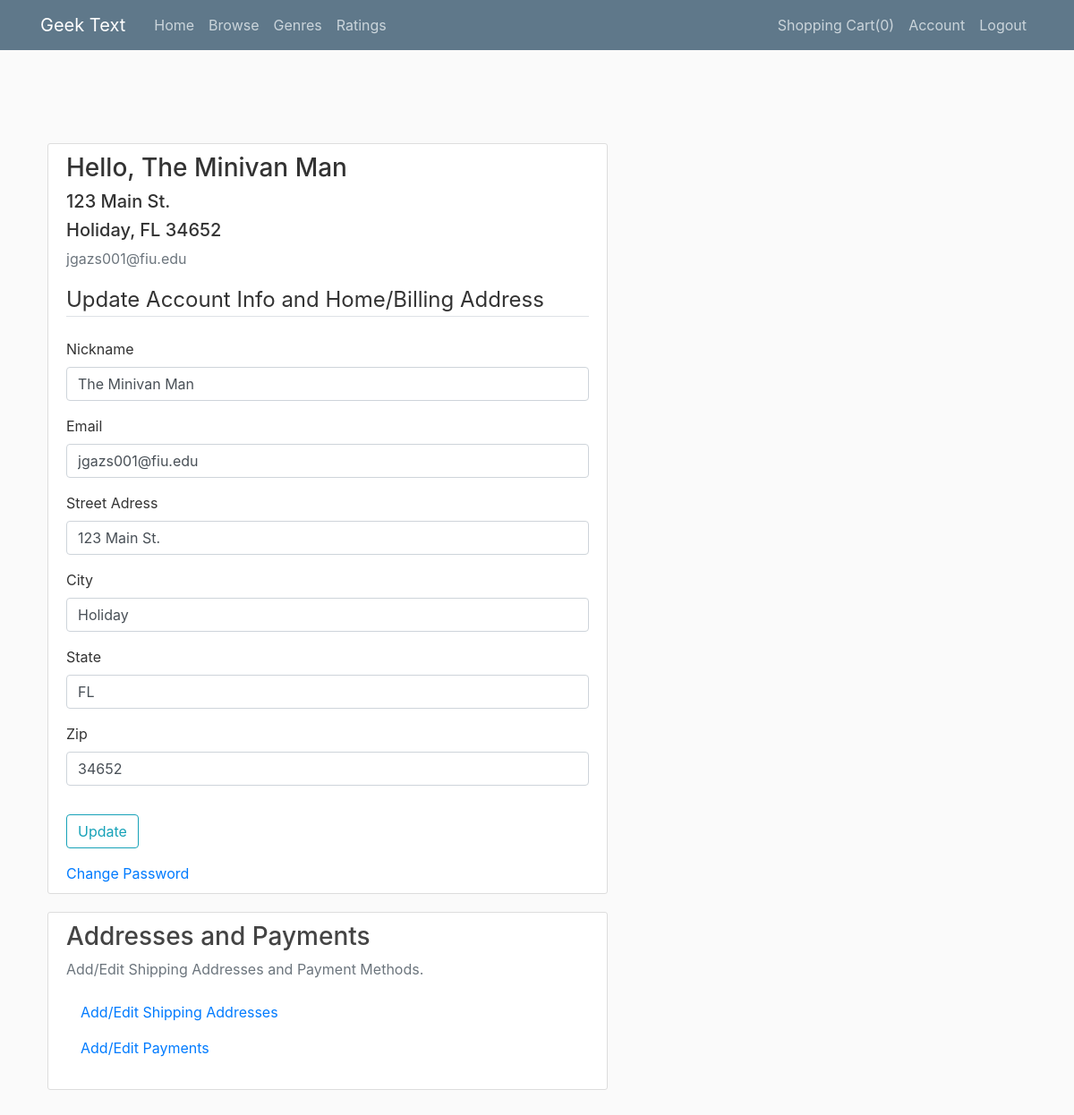
Page /account (signed in) on the committed database.
### bookstore/models.py (models this page shows, shortened)
class User(db.Model, UserMixin):
    id = db.Column(db.Integer, primary_key=True)
    username = db.Column(db.String(20), unique=True, nullable=False)
    email = db.Column(db.String(50), unique=True, nullable=False)
    password = db.Column(db.String(30), nullable=False)
    street = db.Column(db.String(60))
    city = db.Column(db.String(30))
    state = db.Column(db.String(2))
    zip = db.Column(db.String(5))
    addresses = db.relationship('ShippingAddress', backref='user')
    payments = db.relationship('PaymentMethod', backref='user')
    purchased = db.relationship('Purchases', backref='user')
    review = db.relationship('Reviews', backref='user')

### bookstore/routes.py (the view)
@app.route("/account", methods=['GET','POST'])
@login_required
def account():
    form = UpdateAccountForm()
    if form.validate_on_submit():
        current_user.username = form.username.data
        current_user.email = form.email.data
        current_user.street = form.street.data
        current_user.city = form.city.data
        current_user.zip = form.zip.data
        current_user.state = form.state.data
        db.session.commit()
        flash('Your account has been updated', 'success')
        return redirect(url_for('account'))
    elif request.method == 'GET':
        form.username.data = current_user.username
        form.email.data = current_user.email
        form.street.data = current_user.street
        form.city.data = current_user.city
        form.state.data = current_user.state
        form.zip.data = current_user.zip
    return render_template('account.html', title='Account', form=form)

### bookstore/forms.py (shortened to what this page needs)
class UpdateAccountForm(FlaskForm):
    username = StringField('Nickname', validators=[DataRequired(), Length(min=2, max=20)])
    email = StringField('Email', validators=[DataRequired(), Email()])
    street = StringField('Street Adress')
    city = StringField('City')
    zip = IntegerField('Zip', validators=[NumberRange(min=10000, max=99999)])
    state = StringField('State',validators=[Length(min=2, max=2), Regexp('[a-zA-Z][a-zA-Z]')])
    submit = SubmitField('Update')

### bookstore/models.py (called while the page is built)
@login_manager.user_loader
def load_user(user_id):
    return User.query.get(int(user_id))

### bookstore/templates/account.html (shortened to what this page needs)
{% extends "layout_narrow.html" %}
{% block content %}
<div class="content-section">
    <div class="media">
        <div class="media-body">
            <h2 class="h3">Hello, {{ current_user.username }}</h2>
            <h2 class="h5">{{ current_user.street }}</h2>
            <h2 class="h5">{{ current_user.city }}, {{current_user.state}} {{current_user.zip}}</h2>
            <p class="text-secondary">{{ current_user.email }}</p>
        </div>
    </div>
    <form method="POST" action="">
        <fieldset class="form-group">
            <legend class="border-bottom mb-4">Update Account Info and Home/Billing Address</legend>
            <div class="form-group">
                {{ form.username.label(class="form-control-label") }}
                {% if form.username.errors %}
                {{ form.username(class="form-control form-control-md is-invalid") }}
                <div class="invalid-feedback">
                    {% for error in form.username.errors %}
                    <span>{{ error }}</span>
                    {% endfor %}
                </div>
                {% else %}
                {{ form.username(class="form-control form-control-md") }}
                {% endif %}
            </div>
            <div class="form-group">
                {{ form.email.label(class="form-control-label") }}
                {% if form.email.errors %}
                {{ form.email(class="form-control form-control-md is-invalid") }}
                <div class="invalid-feedback">
                    {% for error in form.email.errors %}
                    <span>{{ error }}</span>
                    {% endfor %}
                </div>
                {% else %}
                {{ form.email(class="form-control form-control-md") }}
                {% endif %}
            </div>
            <div class="form-group">
                {{ form.street.label(class="form-control-label") }}
                {% if form.street.errors %}
                {{ form.street(class="form-control form-control-md is-invalid") }}
                <div class="invalid-feedback">
                    {% for error in form.street.errors %}
                    <span>{{ error }}</span>
                    {% endfor %}
                </div>
                {% else %}
                {{ form.street(class="form-control form-control-md") }}
                {% endif %}
            </div>
            <div class="form-group">
                {{ form.city.label(class="form-control-label") }}
                {% if form.city.errors %}
                {{ form.city(class="form-control form-control-md is-invalid") }}
                <div class="invalid-feedback">
                    {% for error in form.city.errors %}
                    <span>{{ error }}</span>
                    {% endfor %}
                </div>
                {% else %}
                {{ form.city(class="form-control form-control-md") }}
                {% endif %}
            </div>
            <div class="form-group">
                {{ form.state.label(class="form-control-label") }}
                {% if form.state.errors %}
                {{ form.state(class="form-control form-control-md is-invalid") }}
                <div class="invalid-feedback">
                    {% for error in form.state.errors %}
                    <span>{{ error }}</span>
                    {% endfor %}
                </div>
                {% else %}
                {{ form.state(class="form-control form-control-md") }}
                {% endif %}
            </div>
            <div class="form-group">
                {{ form.zip.label(class="form-control-label") }}
                {% if form.zip.errors %}
                {{ form.zip(class="form-control form-control-md is-invalid") }}
                <div class="invalid-feedback">
                    {% for error in form.zip.errors %}
                    <span>{{ error }}</span>
                    {% endfor %}
                </div>
                {% else %}
                {{ form.zip(class="form-control form-control-md") }}
                {% endif %}
            </div>
        </fieldset>
        <div class="form-group">
            {{ form.submit(class="btn btn-outline-info") }}
        </div>
    </form>
    <a href="{{url_for('change_password')}}">Change Password</a>
</div>
<div class="col-md-14">
    <div class="content-section">
      <h3>Addresses and Payments</h3>
      <p class='text-muted'>Add/Edit Shipping Addresses and Payment Methods.
        <ul class="list-group">
          <a class="nav-item nav-link" href="/shipping">Add/Edit Shipping Addresses</a>
          <a class="nav-item nav-link" href="/payments">Add/Edit Payments</a>
        </ul>
      </p>
    </div>
  </div>
{% endblock content %}

### bookstore/static/main.css (style rules this page uses)
body { background: #fafafa; color: #333333; margin-top: 5rem; }
h1, h2, h3, h4, h5, h6 { color: #444444; }
.content-section { background: #ffffff; padding: 10px 20px; border: 1px solid #dddddd; border-radius: 3px; margin-bottom: 20px; }

### rows in the picture
User: username "The Minivan Man", street "123 Main St.", city "Holiday", state "FL", zip "34652", email "jgazs001@fiu.edu"

### other values in the picture
{{ session['Shoppingcart']|length }} "0"
